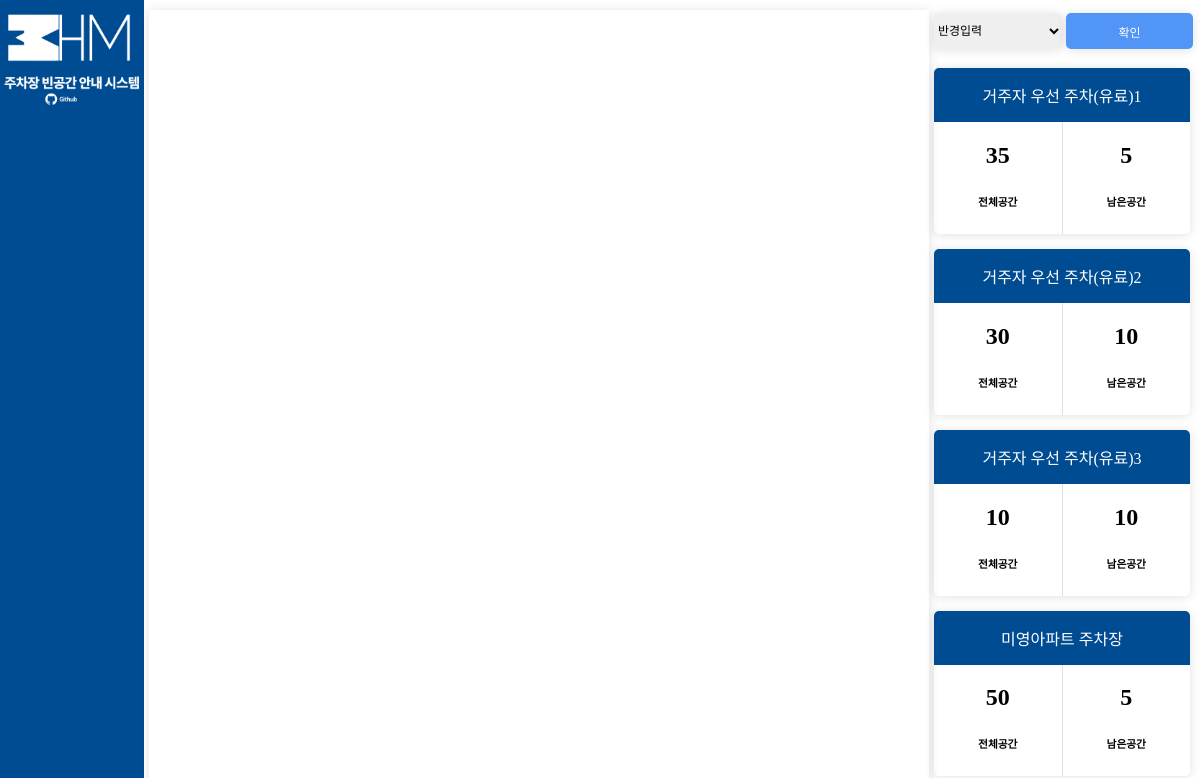
The app's page /, older data.
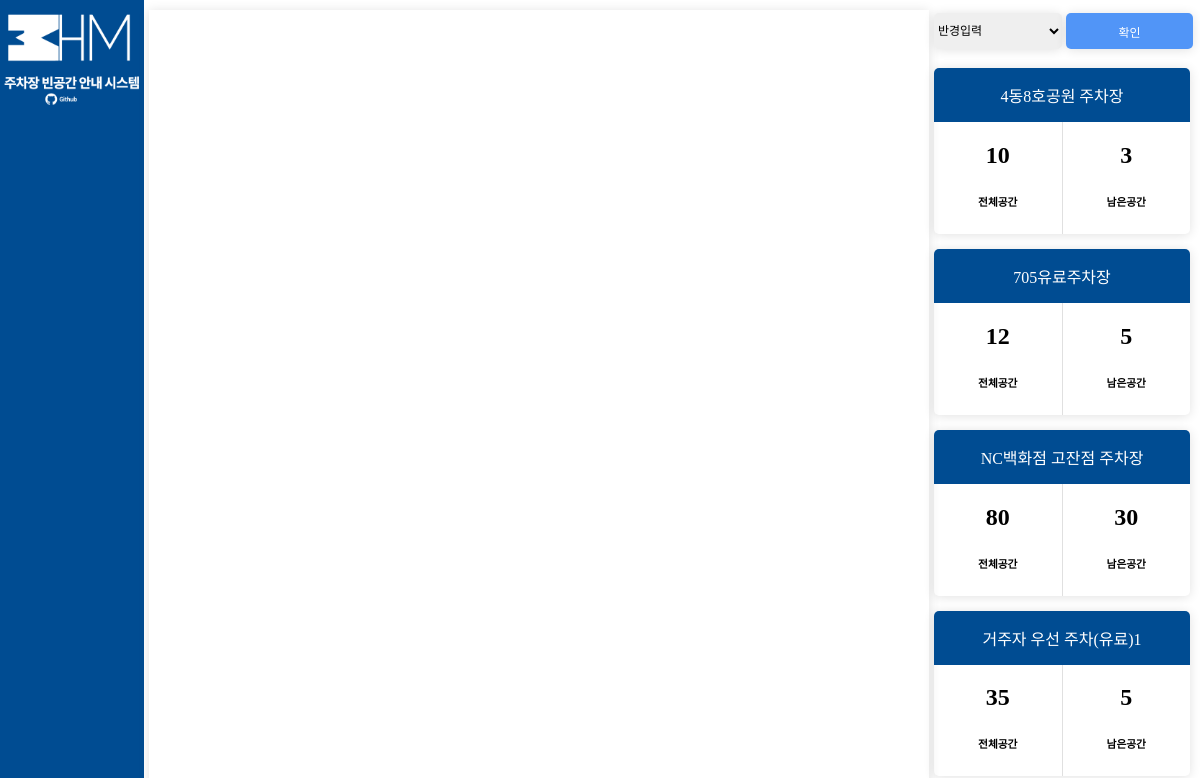
The same page, newer data.
### tables this page shows
CREATE TABLE `parkinglot` (
  `name` varchar(40) NOT NULL,
  `x` float NOT NULL,
  `y` float NOT NULL,
  `total_space` int(10) NOT NULL,
  `full_space` int(10) NOT NULL,
  `empty_space` int(10) NOT NULL
);

### index.php (the view, shortened to what this page needs)
<!DOCTYPE html>
<html>
<head>
    <link rel="stylesheet" type="text/css" href="style.css"/>
</head>
<body>
    <div class="box-container">
        <div class="box1">
            <div class="title">
                <img id="example_image_large" src="/img/title.png" alt="HM" title="HM" , width=100%, height=auto>
                <img id="example_image_large" src="/img/title_name.png" alt="주차장 빈공간 안내 시스템" title="주차장 빈공간 안내 시스템" , width=100%, height=auto>
            </div>
            <div class="git">
                <a href="https://github.com/kms2698/H-M", target="_blank">
                    <img id="example_image_large" src="/img/Github.png" alt="github" title="Github로 이동" , width=100%, height=auto>
                </a>
            </div>
        </div>
        <div class="box2">
            <div id="map"></div>
        </div>
        <div class="box3">
            <form class="button" name="form" action="" method="post">
                <select name="radius">
                    <option value=0.05>반경입력</option>
                </select>
                <input type="submit" name="submit" value="확인">
            </form>
            <div class=card_list>
            <?php
                $selected = 100;
                function getDistance($lat1, $lng1, $lat2, $lng2){
                    $earth_radius = 6371;
                    $dLat = deg2rad($lat2 - $lat1);
                    $dLon = deg2rad($lng2 - $lng1);
                    $a = sin($dLat/2) * sin($dLat/2) + cos(deg2rad($lat1)) * cos(deg2rad($lat2)) * sin($dLon/2) * sin($dLon/2);
                    $c = 2 * asin(sqrt($a));
                    $d = $earth_radius * $c;
                    return $d;
                }
                $conn = mysqli_connect("localhost","root",root,'hm');
                $result = mysqli_query($conn,"SELECT * FROM parkinglot");
                while($row = mysqli_fetch_array($result)){
                    if(getDistance($row['x'],$row['y'],37.296352,126.838889) < $selected ){
                        echo    '<div class="card">';
                        echo        '<div class="header">';
                        echo             '' . $row['name'] . '';
                        echo         '</div>';
                        echo         '<div class="block">';
                        echo             '<div class="total-block">';
                        echo                 '<div>';
                        echo                     '<h2>'. $row['total_space'] .'</h2>';
                        echo                 '</div>';
                        echo                 '<div>';
                        echo                     '<h6>전체공간</h6>';
                        echo                 '</div>';
                        echo             '</div>';
                        echo             '<div class="recent-block">';
                        echo                 '<div>';
                        echo                     '<h2>'. $row['empty_space'] .'</h2>';
                        echo                 '</div>';
                        echo                 '<div>';
                        echo                     '<h6>남은공간</h6>';
                        echo                 '</div>';
                        echo             '</div>';
                        echo         '</div>';
                        echo     '</div>';
                    }
                }
                ?>
            </div>
        </div>
    </div>
</body>
</html>

Row changes from the older to the newer data that the page shows:
no longer on this page (row unchanged): parkinglot: name "거주자 우선 주차(유료)2", total_space "30", empty_space "10"
no longer on this page (row unchanged): parkinglot: name "거주자 우선 주차(유료)3", total_space "10", empty_space "10"
no longer on this page (row unchanged): parkinglot: name "미영아파트 주차장", total_space "50", empty_space "5"
added parkinglot: name "4동8호공원 주차장", total_space "10", empty_space "3"
added parkinglot: name "705유료주차장", total_space "12", empty_space "5"
added parkinglot: name "NC백화점 고잔점 주차장", total_space "80", empty_space "30"
